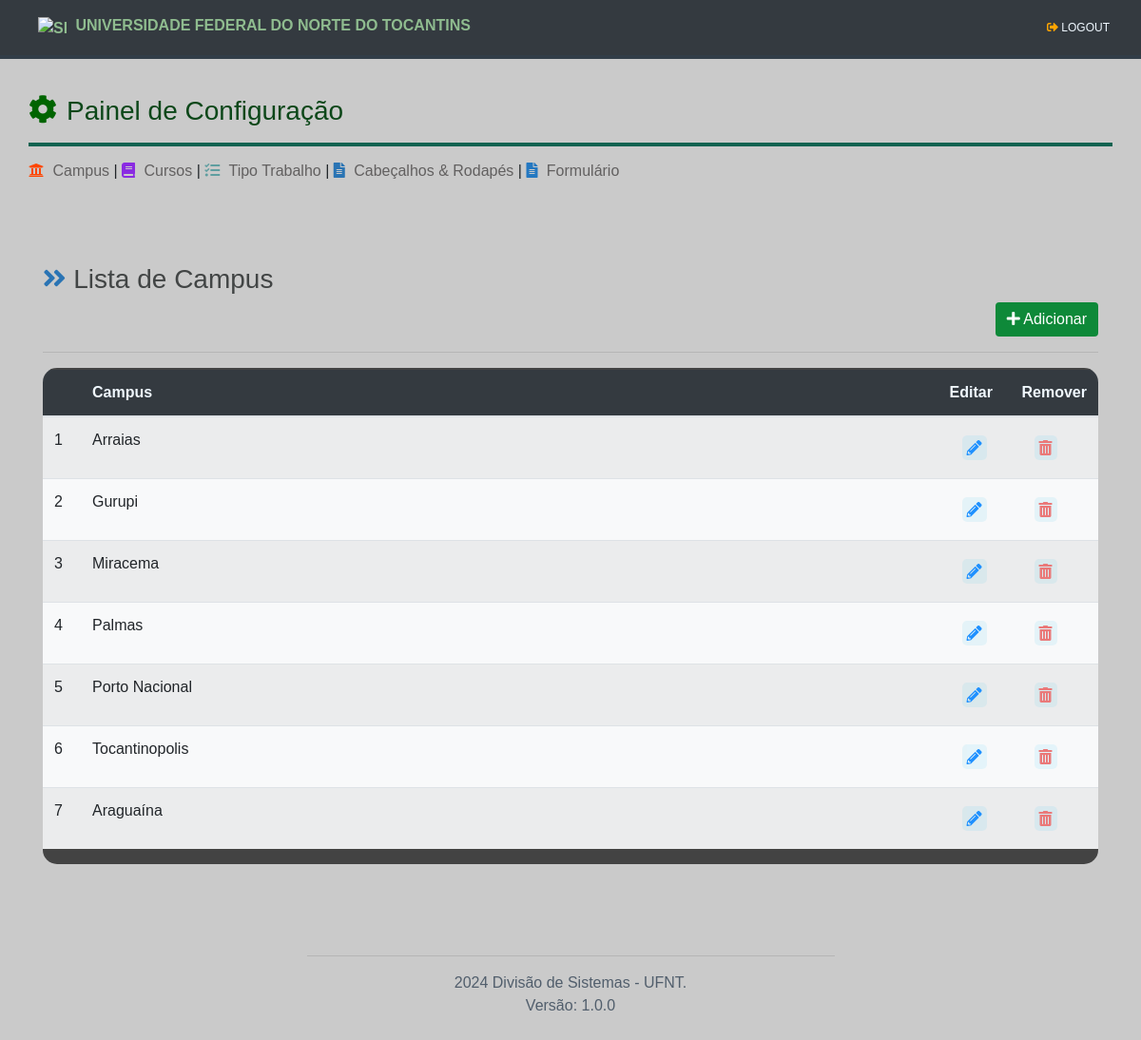
/campus/ (signed in), run on an earlier commit of the app's database.
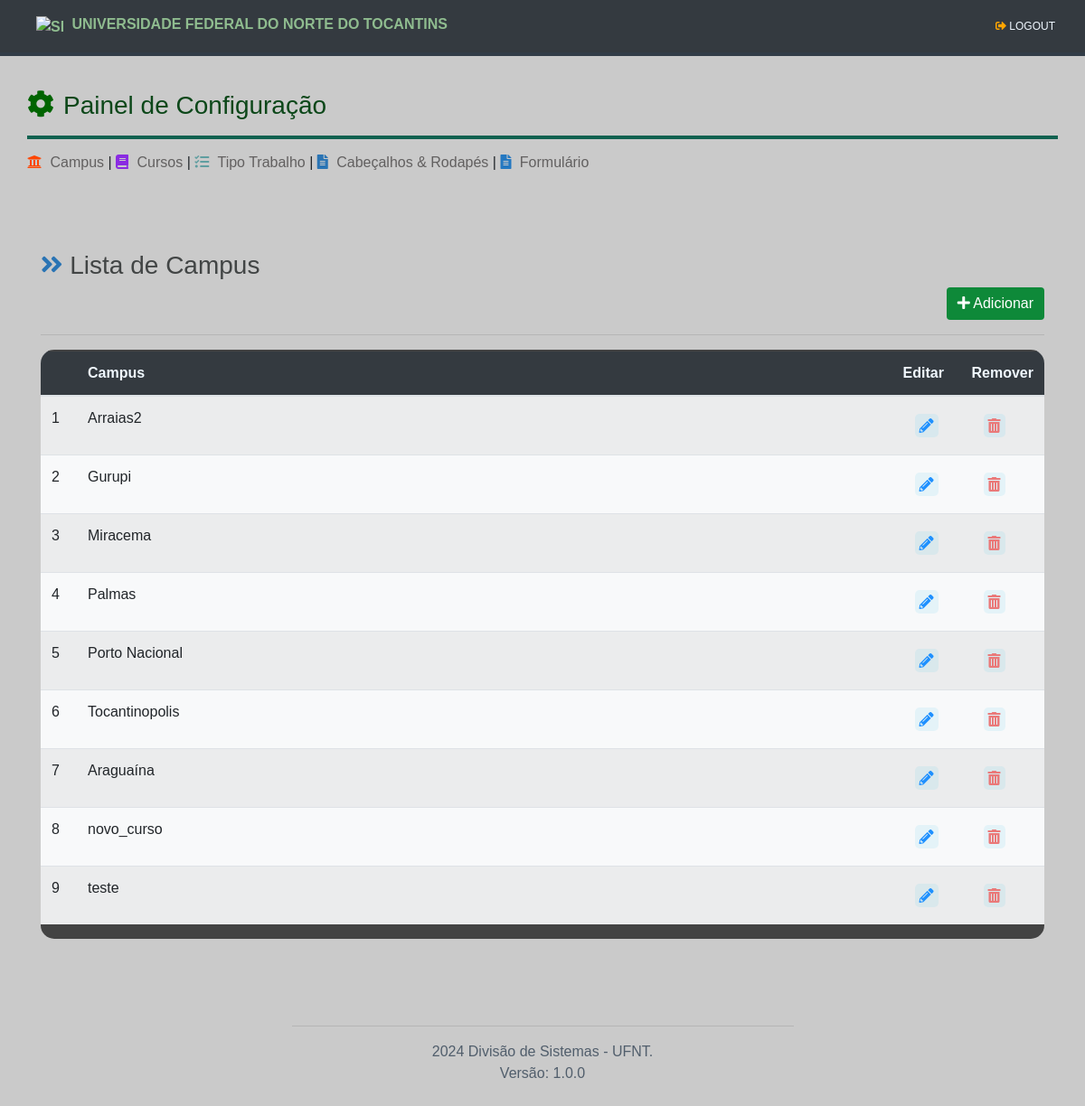
And on a later commit of the database.
### tables this page shows
CREATE TABLE campus (
                    id INTEGER PRIMARY KEY AUTOINCREMENT,
                    nome TEXT NOT NULL,                        
                    ativo INTEGER DEFAULT 1
                );

### routes/campus_routes.py (the view)
@campus_routes.route('/', methods=['GET', 'POST'])
@login_required
def campus_listar():
    campus = CampusModel.get_all()
    return render_template('campus_view.html', campus = campus )

### app.py (called while the page is built)
@login_manager.user_loader
def load_user(user_id):
    return UserModel.get_user_by_id(user_id)

### data/conexao.py (called while the page is built)
def get_conexao():
    conexao = sqlite3.connect('data/gfc.db')
    return conexao

### models/base_model.py (called while the page is built)
    @classmethod
    def get_all(cls):
        if not cls.tabela:
            raise ValueError("Nome da tabela não especificado na classe derivada.")
        con = get_conexao()
        cursor = con.cursor()
        query = f'SELECT * FROM {cls.tabela}'
        cursor.execute(query)
        colunas = [coluna[0] for coluna in cursor.description]
        objetos = [cls(**dict(zip(colunas, row))) for row in cursor.fetchall()]
        con.close()
        return objetos

### models/user_model.py (called while the page is built)
    @staticmethod
    def get_user_by_id(user_id: int):
        con = get_conexao()
        cursor = con.cursor()
        query = 'SELECT * FROM user WHERE id=?'
        cursor.execute(query, (user_id,))
        row = cursor.fetchone()
        if row:
            user = UserModel(
                id=row[0],
                username=row[1],
                password=row[2],
                ativo=row[3],
            )
            con.close()
            return user
        else:
            con.close()
            return None

    @property
    def is_authenticated(self):
        return True if self.id is not None else False

### templates/campus_view.html (shortened to what this page needs)
{% extends "base.html" %}
  {% block head %}
      <link rel="stylesheet" href="/static/assets/css/views/view.css" type="text/css">
  {% endblock %}
  {% block content %}
    {% include "componentes/_menu_conf.html" %}
  <div class="container">
    <div class="container">
      <div class="row">
        <h3><i class="fas fa-angle-double-right" style="color: rgb(42, 116, 180);"></i> Lista de Campus</h3>
      </div>
      <div class="row" style="display: flex; justify-content: flex-end;">
        <button type="button" class="btn btn-primary" data-toggle="modal" data-target="#modal" onclick="openModal()">
            <i class="fas fa-plus"></i> Adicionar
        </button>
      </div>
      </div>
      <hr>
      <div style="border-radius:15px; overflow: auto; padding: 0px; background-color:rgb(67, 67, 67); ">
        <table class="table table-striped bg-light" style="margin-top: 0px; padding:0px; border-top:2px solid rgb(67, 67, 67); ">
          <thead class="bg-dark" style="color: aliceblue;">
              <tr>
                  <th></th>
                  <th>Campus</th>
                  <th style="width:50px;">Editar</th>
                  <th style="width:50px;">Remover</th>
              </tr>
          </thead>
          <tbody>
              {% for obj in campus %}
                  <tr id="tr{{ obj.id }}">
                      <td style="width: 40px;">{{ loop.index }}</td>
                      <td>{{ obj.nome }}</td>
                      <td>
                          <a href="#">
                            <button type="button" class="btn" onclick='abrirModalEditar("{{ obj.id }}")'>
                                <i class="fas fa-pencil-alt icon" title="editar"></i>
                            </button>
                        </a>
                      </td>
                      <td>
                        <a href="#">
                          <button type="button" class="btn" onclick='abrirModalRemover("{{ obj.id }}", "{{ obj.nome }}");'>
                            <i class="fas fa-trash-alt icon-red" title="remover"></i>
                          </button>
                      </a>
                    </td>
                  </tr>
              {% endfor %}
          </tbody>
      </table>
      </div>
  </div>
  {% endblock %}

### templates/base.html (shortened to what this page needs)
<!DOCTYPE html>
<html lang="pt-br">
<head>
    <link rel="stylesheet" href="https://maxcdn.bootstrapcdn.com/bootstrap/4.5.2/css/bootstrap.min.css">
    <link rel="stylesheet" href="https://cdnjs.cloudflare.com/ajax/libs/font-awesome/5.15.2/css/all.min.css">
    <link rel="stylesheet" href="/static/assets/css/main.css" type="text/css">
    {% block head %} {% endblock %}
</head>
<body>
    {% block header %}
            {% include "componentes/_navbar.html" %}
    {% endblock %}
    {% block content %}
    {% endblock %}
    {% block footer %}
        {% include "componentes/_footer.html" %}
    {% endblock %}
</body>
</html>

### templates/componentes/_navbar.html (shortened to what this page needs)
<nav class="navbar navbar-expand-lg navbar-light bg-dark titulo">
  <div class="container-fluid">
    <a class="navbar-brand" href="#" style="color: darkseagreen; font-size: 16px; font-weight: 600;">
      <img src="/static/assets/img/UFNT_brasao.png" alt="Seu Logo" width="25" height="25" class="d-inline-block align-text-top">
      Universidade Federal do Norte do Tocantins</span>
    </a>
    <div class="navbar-nav ms-auto">
    {% if current_user.is_authenticated %}
        <a class="nav-link" href="/login/logout" style="color: aliceblue;">
            <i class="fa fa-sign-out-alt" style="color: orange;"></i> Logout
        </a>
    {% else %}
        <a class="nav-link" href="/login" style="color: aliceblue;">
            <i class="fa fa-sign-in-alt" style="color: lightgreen;"></i> Login
        </a>
    {% endif %}
    </div>
  </div>
</nav>

### templates/componentes/_menu_conf.html
{% block head %}
    <link rel="stylesheet" href="/static/assets/css/componentes/_menu_conf.css" type="text/css">
{% endblock %}
<div id="container" class="container" style="margin-top: 100px;">
    <div class="row">
        <i class="fas fa-cog" style="color:darkgreen; font-size: 30px;"></i>
        <h3 style="color: rgb(12, 71, 25); margin-left: 10px; margin-bottom: 0px;">Painel de Configuração</h3>
        <hr style="border: 2px solid #106250; width: 100%;">
    </div>
    <div class="row">
      <h6>
          <a href="/campus"><i class="fas fa-university" style="color: orangered;"></i> Campus</a>
          |
          <a href="/cursos"><i class="fas fa-book" style="color: blueviolet;"></i> Cursos</a>
          |
          <a href="/tipo_trabalho"><i class="fas fa-tasks" style="color: cadetblue;"></i> Tipo Trabalho</a>
          |
          <a href="/parametro"><i class="fas fa-file-alt" style="color: rgb(42, 116, 180);"></i> Cabeçalhos & Rodapés</a>
          |
          <a href="/ficha"><i class="fas fa-file-alt" style="color: rgb(36, 120, 193);"></i> Formulário</a>
      </h6>
  </div>
  </div>

### templates/componentes/_footer.html
<footer class="text-center py-3">
    <div class="container">
        <hr style="width: 50%;">
        <p>2024 Divisão de Sistemas - UFNT.</br>
        Versão: 1.0.0</p>
    </div>
</footer>

### static/assets/css/main.css (style rules this page uses)
body { background-color: #cacaca; font-family:'Trebuchet MS', 'Lucida Sans Unicode', 'Lucida Grande', 'Lucida Sans', Arial, sans-serif, Tahoma, Geneva, Verdana, sans-serif; font-weight: 500; }
.container a { text-decoration: none; color: darkslategrey; }
.container { margin-top: 80px; margin-bottom: 0; }
button.btn-primary { background-color: #0e8939; border: 1px solid #034f03; text-align: center; border: #656765; }
.titulo { text-transform: uppercase; font-size: 12px; color: #199f5c; border-bottom: 4px solid #323d48; margin-bottom: 0px; padding: 10px; text-align: left; position: fixed; top: 0; width: 100%; z-index: 1000; }
.titulo img { width: 30px; margin-right: 5px; margin-left: 15px; }
footer { color: #515e6c; }

### static/assets/css/views/view.css (style rules this page uses)
.container h3 { color:rgb(66, 69, 69); }
.icon { background-color: rgba(55, 192, 238, 0.1); border-radius: 5px; padding: 5px; color: dodgerblue; transition: 0.4s; }
.icon-red { background-color: rgba(55, 192, 238, 0.1); border-radius: 5px; padding: 5px; color: rgb(234, 121, 121); transition: 0.4s; }
table { overflow-x: auto; }

### static/assets/css/componentes/_menu_conf.css (style rules this page uses)
.row a { color: #626060; text-decoration: none; position: relative; transition: filter 0.3s; }
.row a i { margin-right: 5px; transition: filter 0.3s; }

What changed in the data, as far as the page shows it:
changed campus: nome "Arraias" → "Arraias2"
added campus: nome "novo_curso"
added campus: nome "teste"
